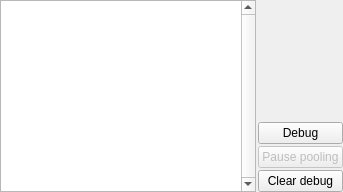
         <widget class="QWidget" name="tabDebug">
          <property name="sizePolicy">
           <sizepolicy hsizetype="Preferred" vsizetype="Expanding">
            <horstretch>0</horstretch>
            <verstretch>0</verstretch>
           </sizepolicy>
          </property>
          <attribute name="title">
           <string>Debug</string>
          </attribute>
          <layout class="QHBoxLayout" name="horizontalLayout_18">
           <property name="spacing">
            <number>2</number>
           </property>
           <property name="leftMargin">
            <number>0</number>
           </property>
           <property name="topMargin">
            <number>0</number>
           </property>
           <property name="rightMargin">
            <number>0</number>
           </property>
           <property name="bottomMargin">
            <number>0</number>
           </property>
           <item>
            <widget class="QTextEdit" name="txtDebugOutput">
             <property name="minimumSize">
              <size>
               <width>0</width>
               <height>0</height>
              </size>
             </property>
             <property name="font">
              <font>
               <family>Monospace</family>
              </font>
             </property>
             <property name="verticalScrollBarPolicy">
              <enum>Qt::ScrollBarAlwaysOn</enum>
             </property>
             <property name="lineWrapMode">
              <enum>QTextEdit::NoWrap</enum>
             </property>
            </widget>
           </item>
           <item>
            <widget class="QWidget" name="widget" native="true">
             <layout class="QVBoxLayout" name="verticalLayout_13">
              <property name="spacing">
               <number>2</number>
              </property>
              <property name="leftMargin">
               <number>0</number>
              </property>
              <property name="topMargin">
               <number>0</number>
              </property>
              <property name="rightMargin">
               <number>0</number>
              </property>
              <property name="bottomMargin">
               <number>0</number>
              </property>
              <item>
               <spacer name="verticalSpacer_3">
                <property name="orientation">
                 <enum>Qt::Vertical</enum>
                </property>
                <property name="sizeHint" stdset="0">
                 <size>
                  <width>20</width>
                  <height>13</height>
                 </size>
                </property>
               </spacer>
              </item>
              <item>
               <widget class="QPushButton" name="btnDebug">
                <property name="text">
                 <string>Debug</string>
                </property>
                <property name="checkable">
                 <bool>true</bool>
                </property>
                <property name="checked">
                 <bool>false</bool>
                </property>
               </widget>
              </item>
              <item>
               <widget class="QPushButton" name="btnPausePooling">
                <property name="enabled">
                 <bool>false</bool>
                </property>
                <property name="text">
                 <string>Pause pooling</string>
                </property>
                <property name="checkable">
                 <bool>true</bool>
                </property>
               </widget>
              </item>
              <item>
               <widget class="QPushButton" name="btnClearDebug">
                <property name="text">
                 <string>Clear debug</string>
                </property>
               </widget>
              </item>
             </layout>
            </widget>
           </item>
          </layout>
         </widget>
